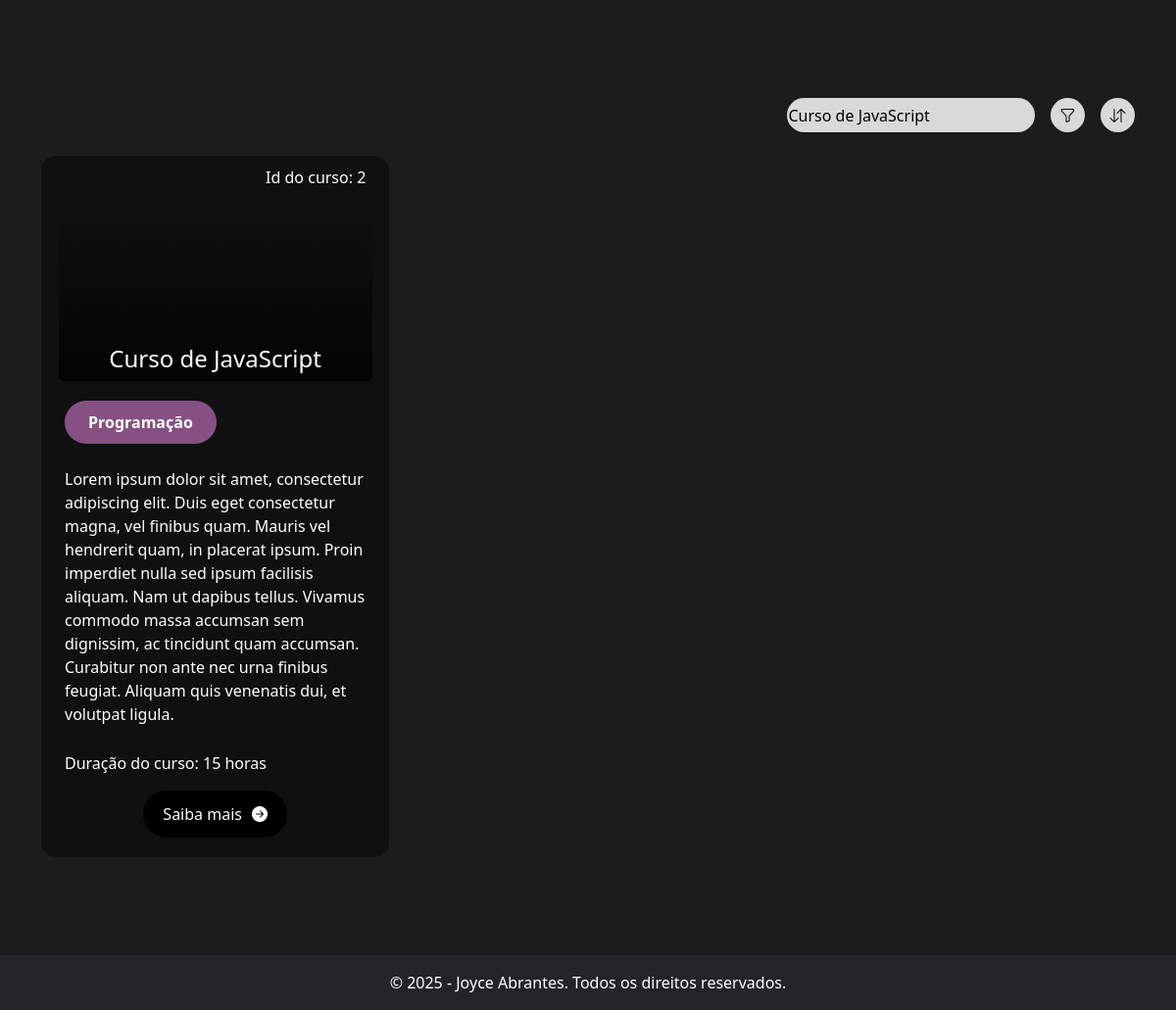
/listagem.php?pesquisa=Curso de JavaScript, run on the app's committed database.
### tables this page shows
CREATE TABLE cursos (
        id INTEGER PRIMARY KEY AUTOINCREMENT,
        name TEXT NOT NULL,
        description TEXT NOT NULL,
        category TEXT NOT NULL,
        duration INTEGER NOT NULL,
        image TEXT NOT NULL
    );

### shared/inc/functions.php (called while the page is built)
<?php
function removerAcentos($texto) {
    return strtr($texto, [
        'ç' => 'c', 'Ç' => 'C',
        'ã' => 'a', 'Ã' => 'A',
        'á' => 'a', 'Á' => 'A',
        'à' => 'a', 'À' => 'A',
        'â' => 'a', 'Â' => 'A',
        'é' => 'e', 'É' => 'E',
        'è' => 'e', 'È' => 'E',
        'ê' => 'e', 'Ê' => 'E',
        'í' => 'i', 'Í' => 'I',
        'ó' => 'o', 'Ó' => 'O',
        'õ' => 'o', 'Õ' => 'O',
        'ô' => 'o', 'Ô' => 'O',
        'ú' => 'u', 'Ú' => 'U',
        'ü' => 'u', 'Ü' => 'U',
        'ñ' => 'n', 'Ñ' => 'N'
    ]);
}
?>

### listagem.php (the view, shortened to what this page needs)
<?php
require_once("shared/inc/header.php");
$pdo = new PDO('sqlite:shared/db/cursos.db', null, null, [
    PDO::ATTR_ERRMODE => PDO::ERRMODE_EXCEPTION,
    PDO::ATTR_DEFAULT_FETCH_MODE => PDO::FETCH_ASSOC
]);
$pdo->exec("PRAGMA encoding = 'UTF-8';");
$pesquisa = $_GET['pesquisa'] ?? '';
$ordenacao = $_GET['ordenacao'] ?? 'recentes';
$sql = 'SELECT * FROM cursos WHERE name LIKE :pesquisa';
$params = [':pesquisa' => "%$pesquisa%"];
if ($ordenacao === 'maior-duracao') {
    $sql .= ' ORDER BY duration DESC';
} else {
    $sql .= ' ORDER BY duration ASC';
}
$stmt = $pdo->prepare($sql);
$stmt->execute($params);
$cursos = $stmt->fetchAll(PDO::FETCH_ASSOC);
?>
<section class="section-listagem">
    <div class="container">
        <div class="row">
            <div class="col-md-12">
                <div class="search-bar d-flex justify-content-end gap-3 mb-4">
                    <div class="search-container">
                        <input type="text" id="pesquisa" class="search-input" placeholder="Pesquisar cursos" value="<?php echo htmlspecialchars($pesquisa); ?>" aria-label="Pesquisar">
                    </div>
                    <div class="dropdown">
                        <button class="btn-dropdown" type="button" id="categoriaDropdown" data-bs-toggle="dropdown" aria-expanded="false" aria-label="Filtrar">
                            <i class="bi bi-funnel"></i>
                        </button>
                    </div>
                    <div class="dropdown">
                        <button class="btn-dropdown" type="button" id="ordenacaoDropdown" data-bs-toggle="dropdown" aria-expanded="false" aria-label="Ordenar">
                            <i class="bi bi-arrow-down-up"></i>
                        </button>
                    </div>
                </div>
            </div>
        </div>
        <div class="col-md-12">
            <div class="wrap-cursos" id="cursos-lista">
                <?php if (empty($cursos)): ?>
                    <p class="no-results">Nenhum curso encontrado.</p>
                <?php else: ?>
                    <?php foreach ($cursos as $curso): ?>
                        <div class="curso">
                            <p>Id do curso: <?php echo $curso['id']; ?></p>
                            <div class="bg" style="background-image: url('shared/images/<?php echo htmlspecialchars($curso['image']); ?>')">
                                <h2>
                                    <a href="descricao.php?id=<?php echo $curso['id']; ?>">
                                        <?php echo htmlspecialchars($curso['name']); ?>
                                    </a>
                                </h2>
                            </div>
                            <div class="wrap-descricao">
                                <p class="categoria <?php echo strtolower(str_replace(' ', '-', removerAcentos($curso['category']))); ?>"><?php echo htmlspecialchars($curso['category']); ?></p>
                                <p class="text-start pt-4"><?php echo htmlspecialchars($curso['description']); ?></p>
                                <p class="text-start">Duração do curso: <?php echo htmlspecialchars($curso['duration']); ?> horas</p>
                                <a class="btn-saiba-mais" href="descricao.php?id=<?php echo $curso['id']; ?>">Saiba mais<i class="bi bi-arrow-right-circle-fill"></i></a>
                            </div>
                        </div>
                    <?php endforeach; ?>
                <?php endif; ?>
            </div>
        </div>
    </div>
</section>
<?php
require_once('shared/inc/footer.php');
?>

### data on the page
cursos: id "2", name "Curso de JavaScript", category "Programação", description "Lorem ipsum dolor sit amet, consectetur adipiscing elit. Duis eget consectetur magna, vel finibus quam. Mauris vel hendrerit quam, in placerat ipsum. Proin imperdiet nulla sed ipsum facilisis aliquam. Nam ut dapibus tellus. Vivamus commodo massa accumsan sem dignissim, ac tincidunt quam accumsan. Curabitur non ante nec urna finibus feugiat. Aliquam quis venenatis dui, et volutpat ligula.", duration "15"
